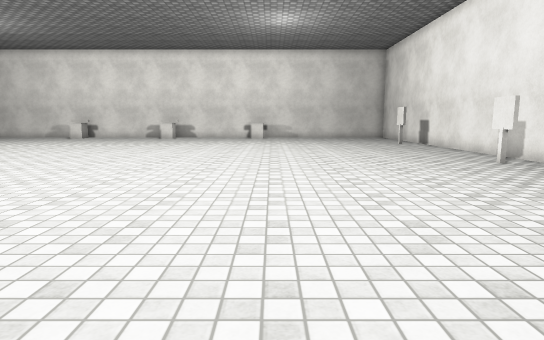
View 1 (above)

16 first-person views from a walk through a Unity game level. The camera is 1.2 m above the floor, tilts 8° down and sees 75° across. Doors are open. The floor is counted in squares, 1 m on a side. Each view is taken from the middle of a square. On the plan, view 1 faces up. The plan holds only what a view shows up to about 14 squares ahead; the rest is blank. The player character is not drawn. Surface patterns are stand-ins for the level's own textures.

View 2
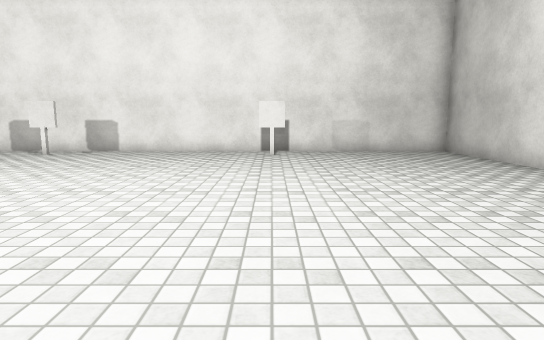

View 3
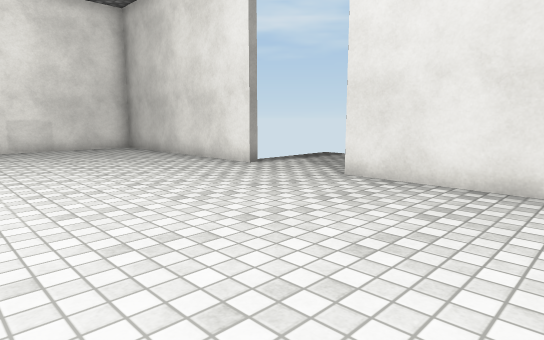

View 4
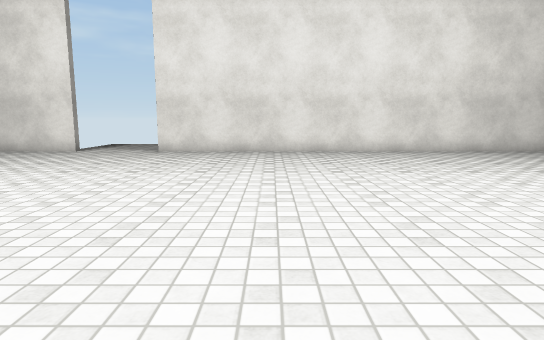

View 5
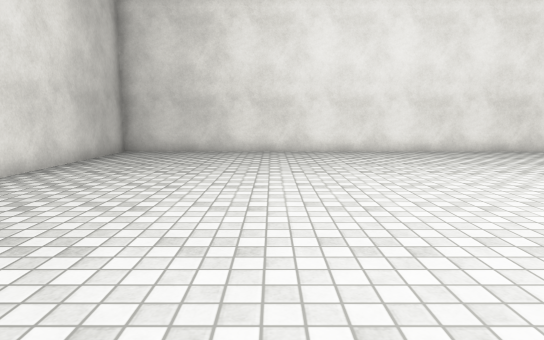

View 6
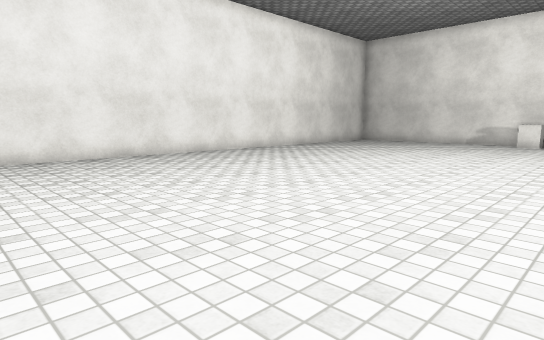

View 7
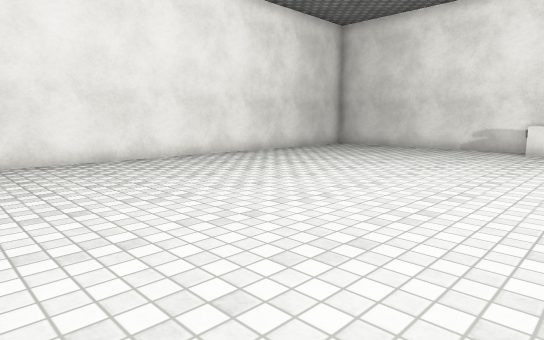

View 8
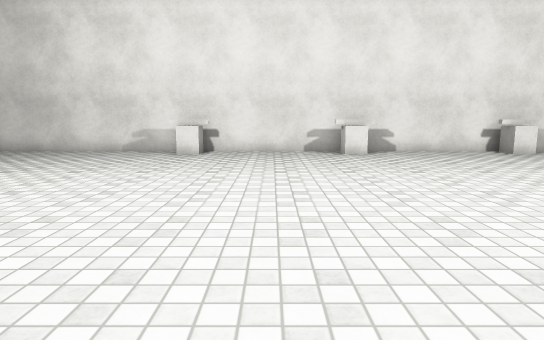

View 9
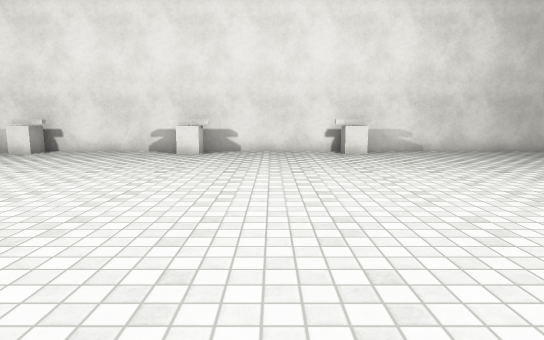

View 10
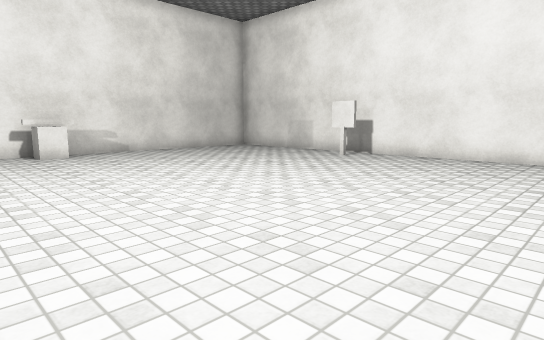

View 11
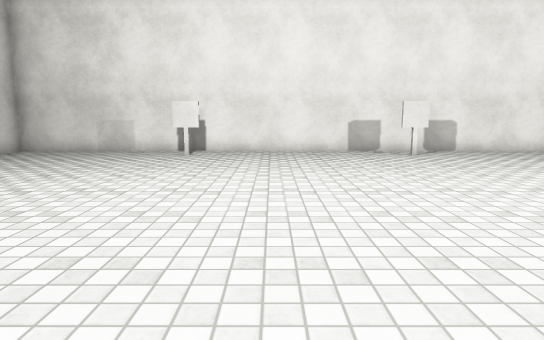

View 12
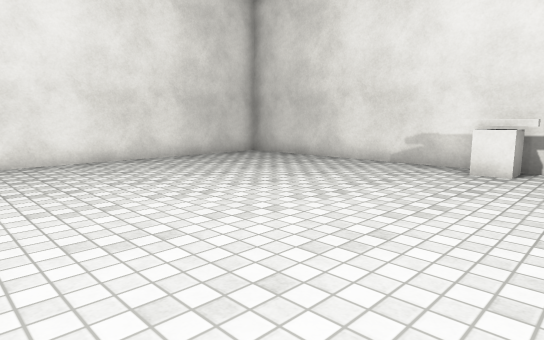

View 13
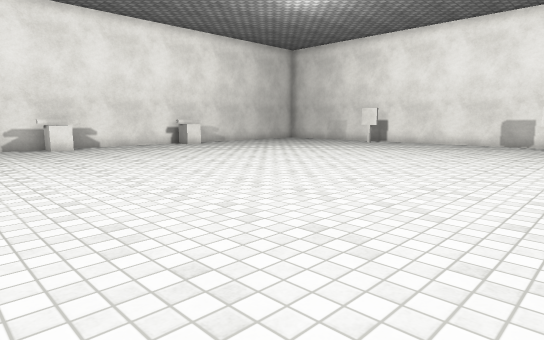

View 14
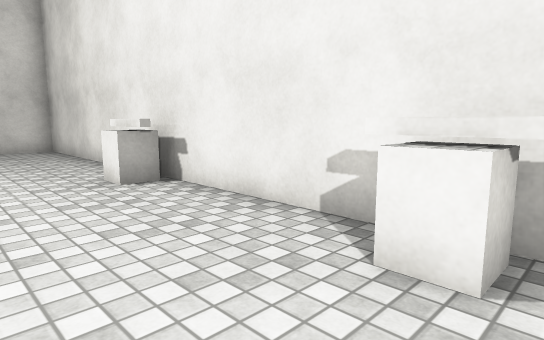

View 15
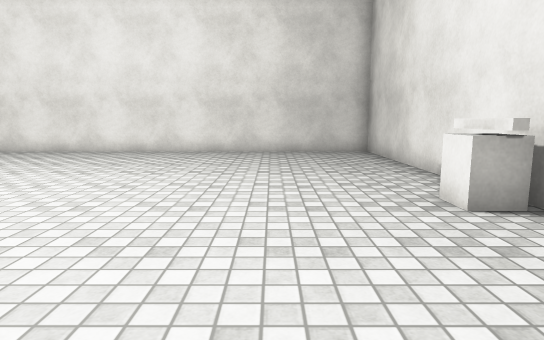

View 16
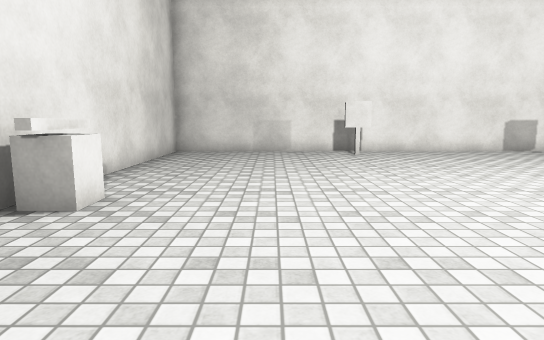

### Floor plan
Points are (right, up) in squares from view 1. A wall is a line through its corners. A room is listed if a view was taken in it or the views show most of it. See-through windows are left out.
Room 1 (views 1, 2, 3, 4, 5, 6, 7, 8, 9, 10, 11, 12, 13, 14, 15, 16)
walls: (-6.2, 23.9) (-7.8, 23.9); (-12.2, 23.9) (-13.8, 23.9); (-0.2, 23.9) (-1.8, 23.9); (-0.4, -4.7) (7.7, -4.7) (7.7, 24.7) (-21.7, 24.7) (-21.7, -4.7) (-3.5, -4.7)
ways out: open door at (-2, -5)
objects: other object (-13, 24); other object (-7, 24); other object (-1, 24)

Positions as (right, up) in squares from view 1, and headings:
1: (0, 0), facing up
2: (-6, 2), facing right
3: (-8, 2), facing down-right
4: (-8, 9), facing down
5: (-8, 1), facing left
6: (-10, 5), facing up-left
7: (-11, 9), facing up-left
8: (-10, 11), facing up
9: (-4, 11), facing up
10: (-4, 11), facing up-right
11: (-6, 15), facing right
12: (-11, 15), facing up-left
13: (-11, 8), facing up-right
14: (-6, 21), facing up-left
15: (-8, 21), facing left
16: (-6, 21), facing right
